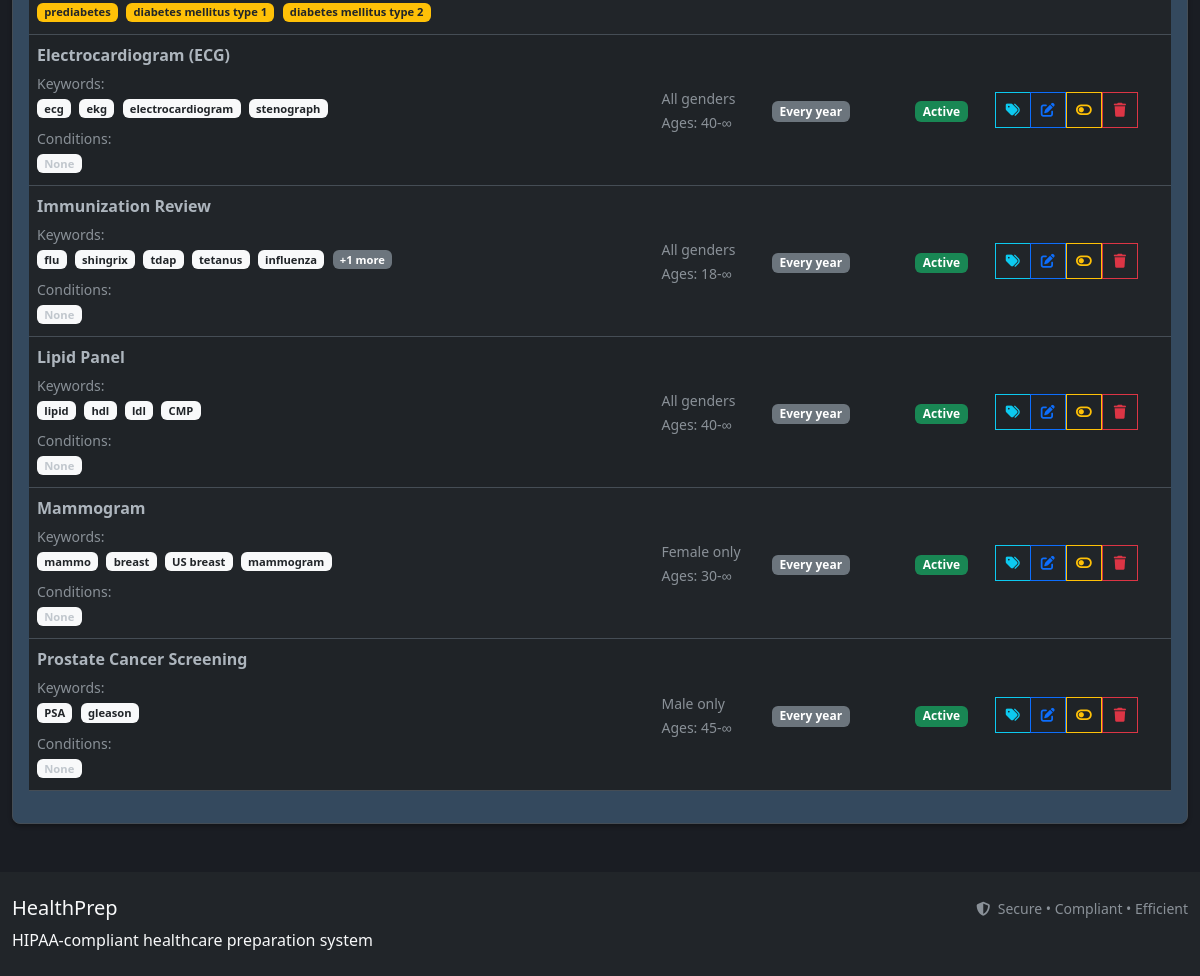
The app's page /screening/types (signed in, lower part), older data.
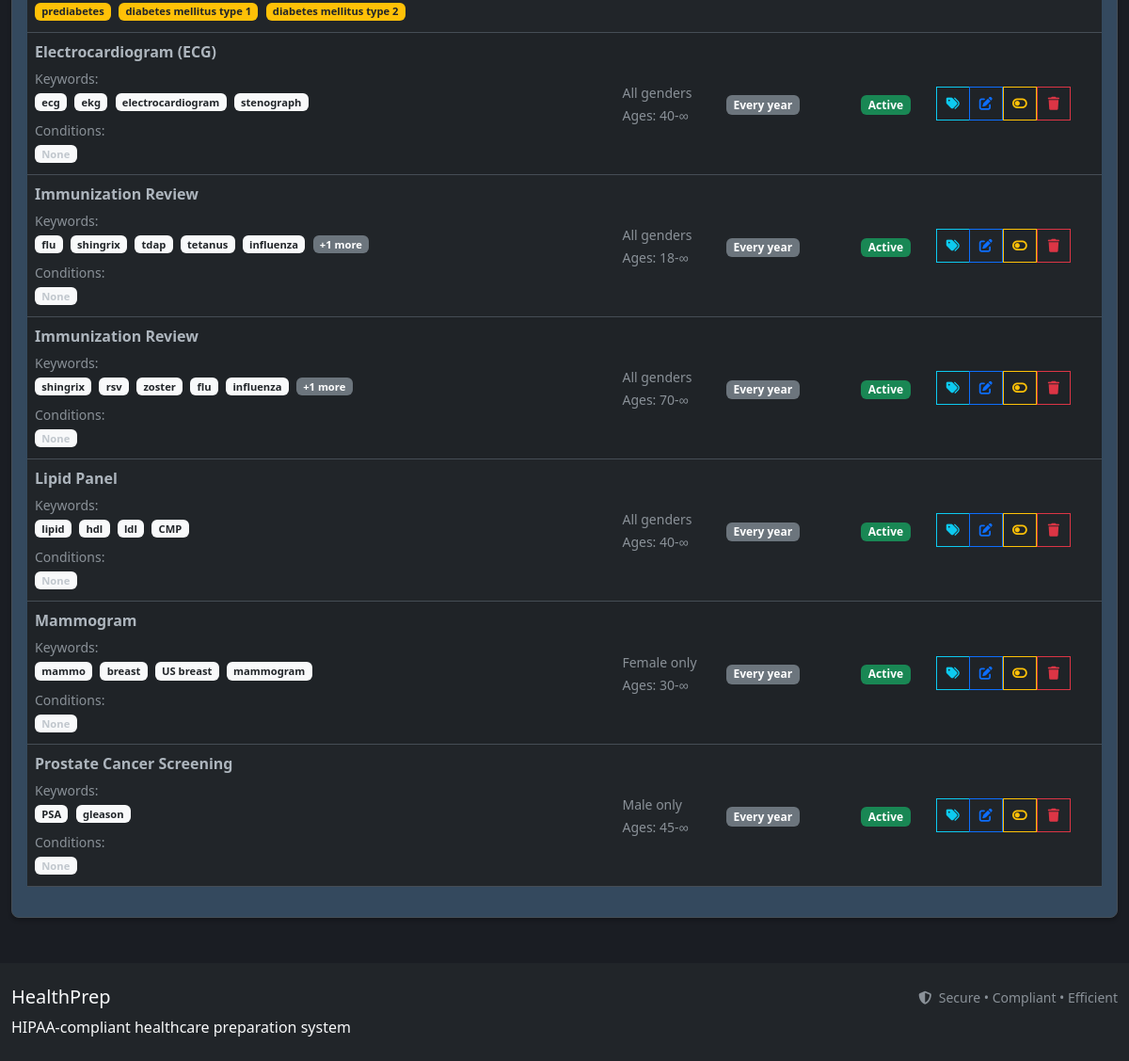
The same page, newer data.
### models.py (models this page shows, shortened)
class ScreeningType(db.Model):
    __tablename__ = 'screening_type'
    id = db.Column(db.Integer, primary_key=True)
    name = db.Column(db.String(100), nullable=False)
    org_id = db.Column(db.Integer, db.ForeignKey('organizations.id'), nullable=False)  # Organization scope
    keywords = db.Column(db.Text)  # JSON string of keywords for fuzzy detection
    eligible_genders = db.Column(db.String(10), default='both')  # 'M', 'F', or 'both'
    min_age = db.Column(db.Integer)
    max_age = db.Column(db.Integer)
    frequency_years = db.Column(db.Float, nullable=False)  # Frequency in years (can be fractional like 0.25 for 3 months)
    trigger_conditions = db.Column(db.Text)  # JSON string of conditions that modify screening protocols
    is_active = db.Column(db.Boolean, default=True)
    created_by = db.Column(db.Integer, db.ForeignKey('users.id'), nullable=True)  # User who created this screening type
    created_at = db.Column(db.DateTime, default=datetime.utcnow)
    updated_at = db.Column(db.DateTime, default=datetime.utcnow, onupdate=datetime.utcnow)
    organization = db.relationship('Organization', backref='screening_types')
    screenings = db.relationship('Screening', backref='screening_type', lazy=True)
    created_by_user = db.relationship('User', backref='created_screening_types', foreign_keys=[created_by])
    @property
    def keywords_list(self):
        if not self.keywords:
            return []
        try:
            return json.loads(self.keywords)
        except:
            return [kw.strip() for kw in self.keywords.split(',') if kw.strip()]
    @property
    def trigger_conditions_list(self):
        if not self.trigger_conditions or self.trigger_conditions.strip() == "":
            return []
        if self.trigger_conditions.strip() in ["[]", "null", "None"]:
            return []
        try:
            conditions = json.loads(self.trigger_conditions)
            if conditions is None:
                return []
            if not isinstance(conditions, list):
                return []
            filtered_conditions = [cond for cond in conditions if cond and str(cond).strip()]
            return filtered_conditions
        except (json.JSONDecodeError, TypeError):
            return [cond.strip() for cond in self.trigger_conditions.split(',') if cond and cond.strip()]
    @property
    def frequency_display(self):
        frequency_months = self.frequency_years * 12
        if self.frequency_years == 1.0:
            return "Every year"
        elif self.frequency_years == 0.5:
            return "Every 6 months"
        elif self.frequency_years == 2.0:
            return "Every 2 years"
        if frequency_months < 12 and frequency_months == int(frequency_months):
            months = int(frequency_months)
            return f"Every {months} month{'s' if months != 1 else ''}"
        elif 12 < frequency_months < 24 and frequency_months == int(frequency_months):
            months = int(frequency_months)
            return f"Every {months} months"
        else:
            years = self.frequency_years
            if years == int(years):
                years = int(years)
            return f"Every {years} year{'s' if years != 1 else ''}"

### routes/screening_routes.py (the view)
@screening_bp.route('/types')
@login_required
@non_admin_required
def screening_types():
    try:
        screening_types = ScreeningType.query.order_by(ScreeningType.name).all()
        return render_template('screening/types.html',
                             screening_types=screening_types)
    except Exception as e:
        logger.error(f"Error loading screening types: {str(e)}")
        flash('Error loading screening types', 'error')
        return render_template('error/500.html'), 500

### app.py (called while the page is built)
def register_template_utilities(app):
    @app.template_filter('datetime')
    def datetime_filter(value, format='%Y-%m-%d %H:%M'):
        if value is None:
            return ""
        return value.strftime(format)
    @app.context_processor
    def inject_cache_timestamp():
        import time
        return dict(cache_timestamp=int(time.time()))
    @app.context_processor
    def inject_csrf_token():
        from flask_wtf.csrf import generate_csrf
        return dict(csrf_token=lambda: generate_csrf())

### models.py (called while the page is built)
    def update_activity(self):
        self.last_activity = datetime.utcnow()

    @property
    def is_active(self):
        return self.is_active_user

### routes/auth_routes.py (called while the page is built)
def non_admin_required(f):
    from functools import wraps
    @wraps(f)
    def decorated_function(*args, **kwargs):
        if not current_user.is_authenticated:
            return redirect(url_for('auth.login'))
        if current_user.is_admin:
            flash('Admin users should use the admin dashboard.', 'info')
            return redirect(url_for('admin.dashboard'))
        return f(*args, **kwargs)
    return decorated_function

### templates/screening/types.html (shortened to what this page needs)
{% extends 'base_user.html' %}
{% block content %}
<div class="card">
    <div class="card-body">
        {% if screening_types %}
            <div class="table-responsive">
                <table class="table table-striped">
                    <tbody>
                        {% for type in screening_types %}
                        <tr>
                            <td>
                                <strong>{{ type.name }}</strong>
                                {% if type.keywords_list %}
                                    <div class="mt-1">
                                        <small class="text-muted">Keywords:</small>
                                        <div class="keyword-display">
                                            {% for keyword in type.keywords_list[:5] %}
                                                <span class="badge bg-light text-dark me-1 mb-1" style="font-size: 0.7em;">{{ keyword }}</span>
                                            {% endfor %}
                                            {% if type.keywords_list|length > 5 %}
                                                <span class="badge bg-secondary" style="font-size: 0.7em;">+{{ type.keywords_list|length - 5 }} more</span>
                                            {% endif %}
                                        </div>
                                    </div>
                                {% else %}
                                    <div class="mt-1">
                                        <small class="text-warning">No keywords configured</small>
                                    </div>
                                {% endif %}
                                <div class="mt-1">
                                    <small class="text-muted">Conditions:</small>
                                    <div class="condition-display">
                                        {% if type.trigger_conditions_list and type.trigger_conditions_list|length > 0 %}
                                            {% for condition in type.trigger_conditions_list[:3] %}
                                                <span class="badge bg-warning text-dark me-1 mb-1" style="font-size: 0.7em;">{{ condition }}</span>
                                            {% endfor %}
                                        {% else %}
                                            <span class="badge bg-light text-muted me-1 mb-1" style="font-size: 0.7em;">None</span>
                                        {% endif %}
                                    </div>
                                </div>
                            </td>
                            <td>
                                <small class="text-muted">
                                    {% if type.eligible_genders == 'M' %}
                                        Male only
                                    {% elif type.eligible_genders == 'F' %}
                                        Female only
                                    {% else %}
                                        All genders
                                    {% endif %}
                                    {% if type.min_age or type.max_age %}
                                        <br>Ages: {{ type.min_age or '0' }}-{{ type.max_age or '∞' }}
                                    {% endif %}
                                </small>
                            </td>
                            <td>
                                <span class="badge bg-secondary">
                                    {{ type.frequency_display }}
                                </span>
                            </td>
                            <td>
                                {% if type.is_active %}
                                    <span class="badge bg-success">Active</span>
                                {% else %}
                                    <span class="badge bg-secondary">Inactive</span>
                                {% endif %}
                            </td>
                            <td>
                                <div class="btn-group btn-group-sm" role="group" style="white-space: nowrap;">
                                    <button type="button" class="btn btn-outline-info btn-sm"
                                            onclick="openKeywordManager({{ type.id }}, '{{ type.name }}')"
                                            title="Manage Keywords"
                                            style="width: 36px; height: 36px; border-radius: 0; display: inline-flex; align-items: center; justify-content: center;">
                                        <i class="fas fa-tags"></i>
                                    </button>
                                    <a href="{{ url_for('screening.edit_screening_type', type_id=type.id) }}"
                                       class="btn btn-outline-primary btn-sm" title="Edit"
                                       style="width: 36px; height: 36px; border-radius: 0; display: inline-flex; align-items: center; justify-content: center;">
                                        <i class="fas fa-edit"></i>
                                    </a>
                                    <form method="POST" action="{{ url_for('screening.toggle_screening_type_status', type_id=type.id) }}"
                                          style="display: inline;">
                                        <button type="submit" class="btn btn-outline-warning btn-sm"
                                                title="{{ 'Deactivate' if type.is_active else 'Activate' }}"
                                                style="width: 36px; height: 36px; border-radius: 0; display: inline-flex; align-items: center; justify-content: center;">
                                            <i class="fas fa-toggle-{{ 'off' if type.is_active else 'on' }}"></i>
                                        </button>
                                    </form>
                                    <form method="POST" action="{{ url_for('screening.delete_screening_type', type_id=type.id) }}"
                                          style="display: inline;"
                                          onsubmit="return confirm('Are you sure you want to delete this screening type?');">
                                        <button type="submit" class="btn btn-outline-danger btn-sm" title="Delete"
                                                style="width: 36px; height: 36px; border-radius: 0; display: inline-flex; align-items: center; justify-content: center;">
                                            <i class="fas fa-trash"></i>
                                        </button>
                                    </form>
                                </div>
                            </td>
                        </tr>
                        {% endfor %}
                    </tbody>
                </table>
            </div>
        {% endif %}
    </div>
</div>
<link rel="stylesheet" href="{{ url_for('static', filename='css/keyword_modal.css') }}">
<link rel="stylesheet" href="{{ url_for('static', filename='css/medical_terminology_ui.css') }}">
{% endblock %}

### templates/base_user.html (shortened to what this page needs)
<!DOCTYPE html>
<html lang="en" data-bs-theme="dark">
<head>
    <link href="https://cdn.jsdelivr.net/npm/bootstrap@5.3.0/dist/css/bootstrap.min.css" rel="stylesheet">
    <link href="https://cdnjs.cloudflare.com/ajax/libs/font-awesome/6.4.0/css/all.min.css" rel="stylesheet">
    <link href="{{ url_for('static', filename='css/custom.css') }}" rel="stylesheet">
    <link href="{{ url_for('static', filename='css/medical_terminology_ui.css') }}" rel="stylesheet">
    <link href="{{ url_for('static', filename='css/loading-states.css') }}" rel="stylesheet">
</head>
<body>
    <main class="container my-4">
        {% block content %}{% endblock %}
    </main>
    <footer class="bg-dark text-light py-4 mt-5">
        <div class="container">
            <div class="row">
                <div class="col-md-6">
                    <h5>HealthPrep</h5>
                    <p class="mb-0">HIPAA-compliant healthcare preparation system</p>
                </div>
                <div class="col-md-6 text-end">
                    <small class="text-muted">
                        <i class="fas fa-shield-alt me-1"></i>
                        Secure • Compliant • Efficient
                    </small>
                </div>
            </div>
        </div>
    </footer>
</body>
</html>

### static/css/custom.css (style rules this page uses)
:root { --hp-primary: #0d6efd; --hp-secondary: #6c757d; --hp-success: #198754; --hp-danger: #dc3545; --hp-warning: #ffc107; --hp-info: #0dcaf0; --hp-light: #f8f9fa; --hp-dark: #212529; --hp-complete: #20c997; --hp-due-soon: #fd7e14; --hp-due: #e74c3c; --hp-overdue: #ad2121; --hp-confidence-high: #28a745; --hp-confidence-medium: #ffc107; --hp-confidence-low: #dc3545; --hp-bg-primary: #1a1d23; --hp-bg-secondary: #2c3e50; --hp-bg-card: #34495e; --hp-text-primary: #ecf0f1; --hp-text-secondary: #bdc3c7; --hp-text-muted: #95a5a6; --hp-border-color: #454d55; --hp-shadow-sm: 0 0.125rem 0.25rem rgba(0, 0, 0, 0.3); --hp-shadow: 0 0.5rem 1rem rgba(0, 0, 0, 0.4); --hp-shadow-lg: 0 1rem 3rem rgba(0, 0, 0, 0.5); --hp-font-family-medical: 'Segoe UI', Tahoma, Geneva, Verdana, sans-serif; --hp-font-size-medical: 0.9rem; --hp-line-height-medical: 1.5; }
body { background-color: var(--hp-bg-primary); color: var(--hp-text-primary); font-family: var(--hp-font-family-medical); line-height: var(--hp-line-height-medical); }
.container, .container-fluid { max-width: 1400px; }
.card { background-color: var(--hp-bg-card); border: 1px solid var(--hp-border-color); box-shadow: var(--hp-shadow-sm); border-radius: 0.5rem; }
.card-body { color: var(--hp-text-primary); }
.table { color: var(--hp-text-primary); background-color: transparent; }
.table td { border-color: var(--hp-border-color); vertical-align: middle; }

Row changes from the older to the newer data that the page shows:
added ScreeningType: name "Immunization Review", 5 "shingrix" "rsv" "zoster" "flu" "influenza", keywords_list|length "1", shows "None", eligible_genders "All genders", min_age "70", max_age "∞", frequency_display "Every year", is_active "Active"
